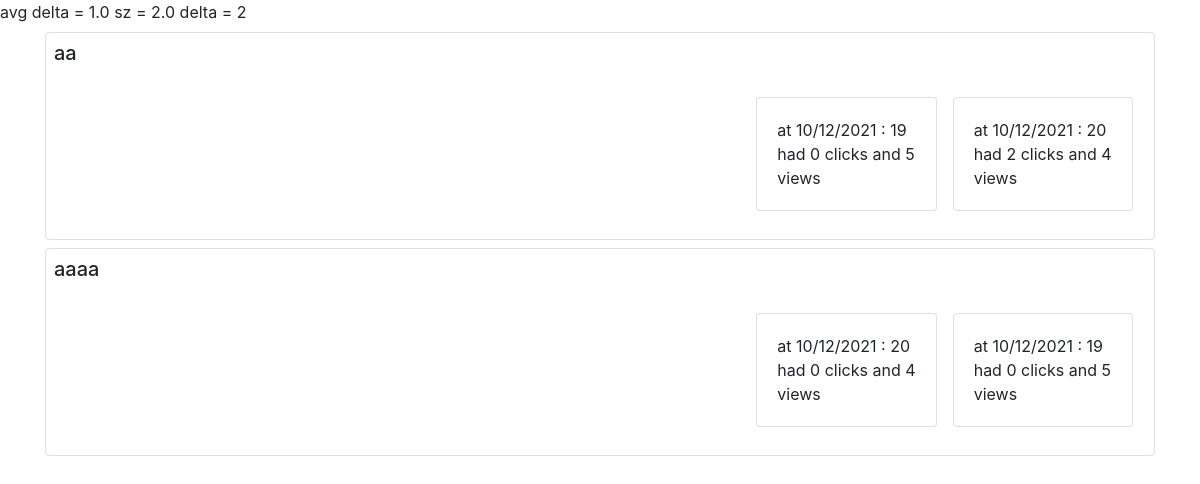
Before: /detail/ with the older database file.
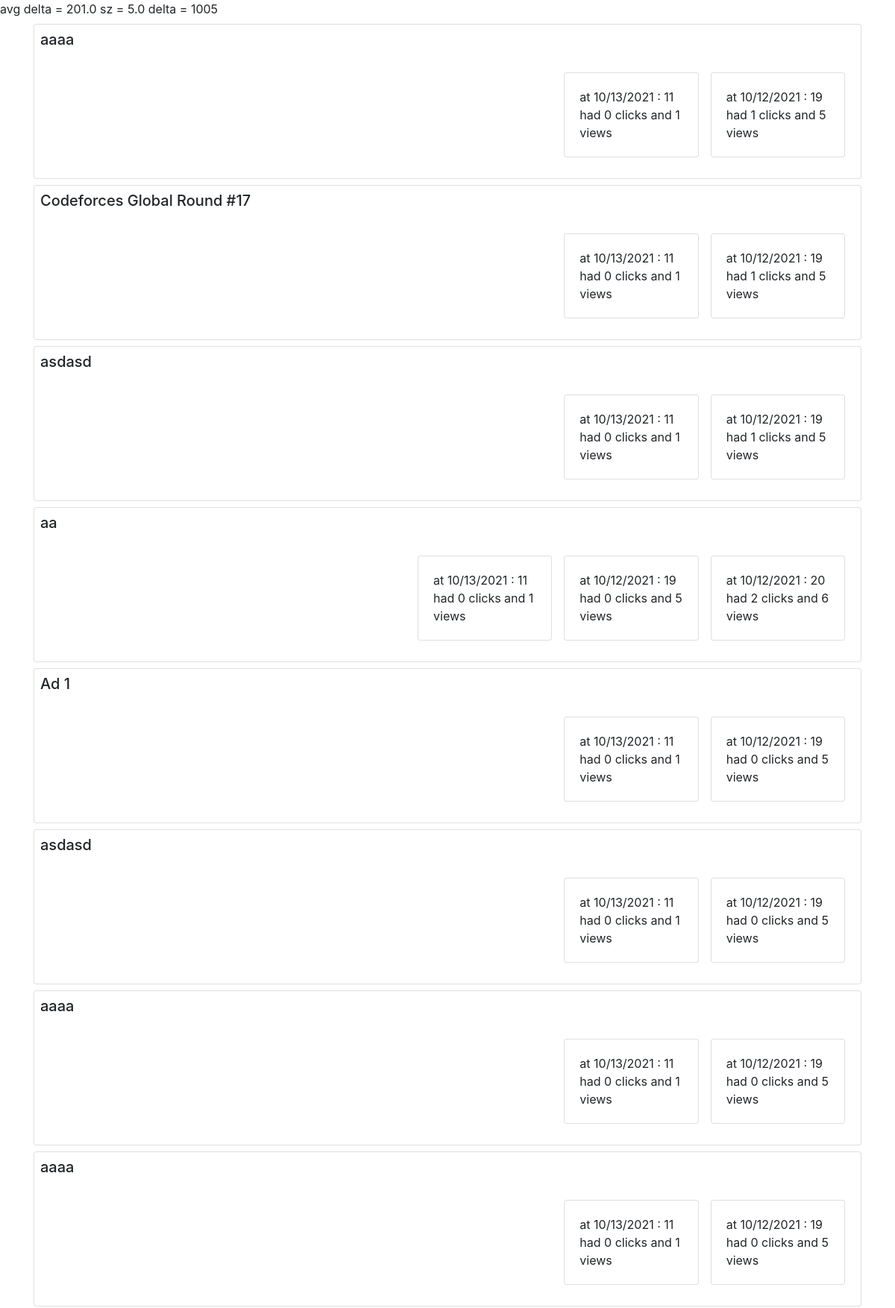
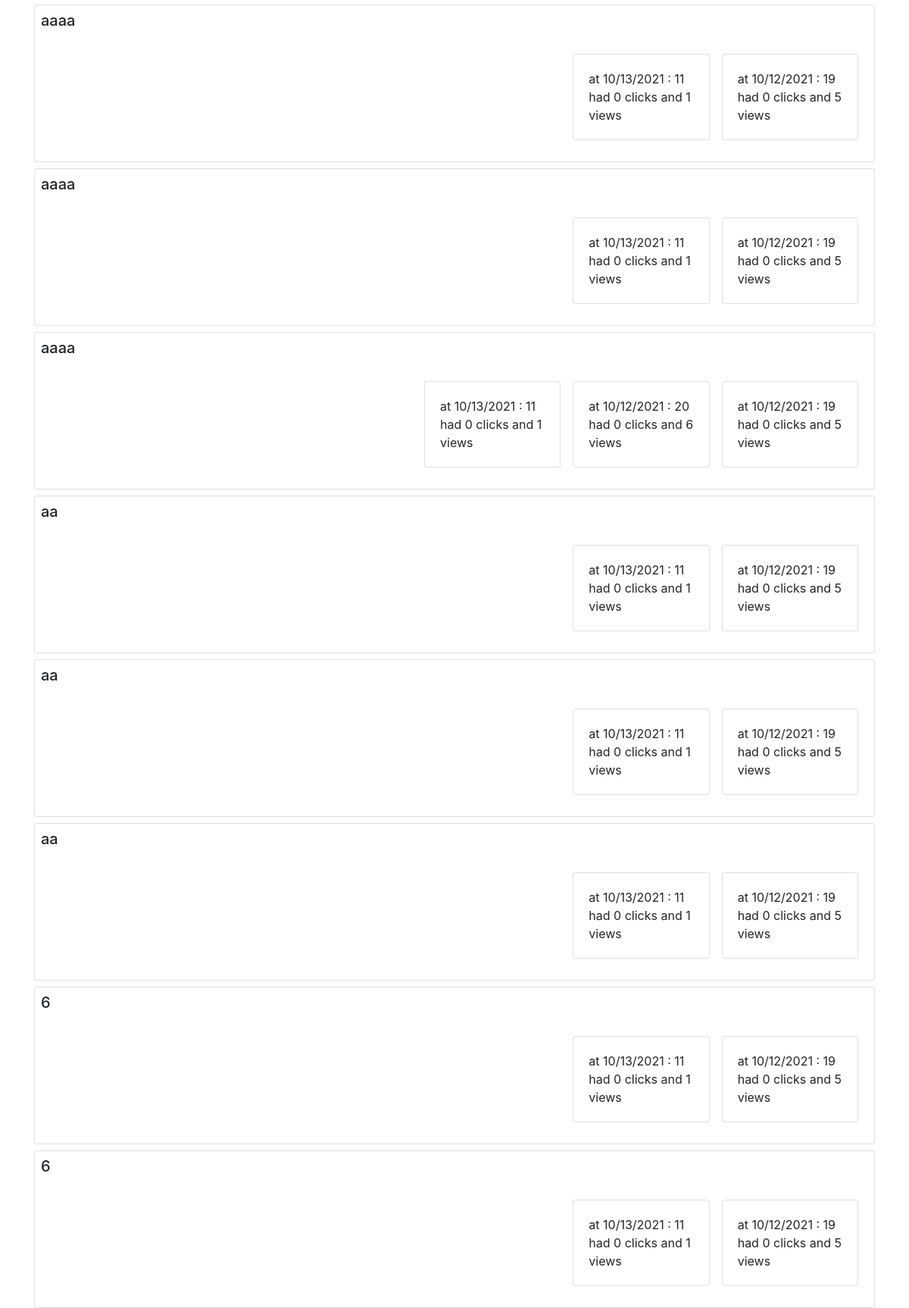
After: the same page with the newer database file (2 pictures, top to bottom).
### advertiser_management/models.py (models this page shows, shortened)
class Ad(models.Model):
    advertiser = models.ForeignKey(Advertiser, on_delete=models.CASCADE)
    title = models.CharField(max_length=100)
    imgUrl = models.CharField(max_length=500)
    link = models.CharField(max_length=500)
    approve = models.BooleanField(default=False)

### advertiser_management/views.py (the view)
# urls.py: path('detail/', DetailView.as_view(), name='detail_view'),
class DetailView(TemplateView):
    template_name = "detail.html"
    model = Ad
    def get_context_data(self, **kwargs):
        context = super().get_context_data(**kwargs)
        all_ads = Ad.objects.filter(approve__exact=True)
        all_clicks = Click.objects.filter(ad__approve__exact=True)
        all_views = View.objects.filter(ad__approve__exact=True)
        details_of_ad = {}
        for clk in all_clicks:
            ad = clk.ad
            time = clk.datetime.strftime('%m/%d/%Y : %H')
            if ad not in details_of_ad:
                details_of_ad[ad] = {}
            if time not in details_of_ad[ad]:
                details_of_ad[ad][time] = {'click': 0, 'view': 0}
            details_of_ad[ad][time]['click'] += 1
        for viw in all_views:
            ad = viw.ad
            time = viw.datetime.strftime('%m/%d/%Y : %H')
            if ad not in details_of_ad:
                details_of_ad[ad] = {}
            if time not in details_of_ad[ad]:
                details_of_ad[ad][time] = {'click': 0, 'view': 0}
            details_of_ad[ad][time]['view'] += 1
        delta = 0
        sz = 0.
        for clk in all_clicks:
            ad = clk.ad
            time = clk.datetime
            try:
                last_view = View.objects.filter(user_ip__exact=clk.user_ip, datetime__lte=time).order_by('-datetime')[0]
            except IndexError:
                last_view = clk
            td = time-last_view.datetime
            seconds = td.seconds + 86400 * td.days
            delta += seconds
            sz += 1.
        avg_delta = None
        if sz != 0:
            avg_delta = delta / sz
        context['details_of_ad'] = details_of_ad
        context['avg_delta'] = avg_delta
        context['delta'] = delta
        context['sz'] = sz
        return context

### advertiser_management/templates/detail.html (shortened to what this page needs)
<!DOCTYPE html>
<html lang="en">
<head>
    <link rel="stylesheet" href="https://stackpath.bootstrapcdn.com/bootstrap/4.3.1/css/bootstrap.min.css"
>
</head>
avg delta = {{ avg_delta }}
sz = {{ sz }}
delta = {{ delta }}
<body>
<div class="container" dir="rtl">
    {% for ad, times in details_of_ad.items %}
        <div class="card mt-2 p-2">
            <h5 class="card-title">{{ ad.title }}</h5>
            <div class="card-body">
                <div class="row">
		    {% for time, cnt in times.items %}
                <div class="card col-md-2 p-0 mx-2">
                    <a>
                        <div class="card-body">
                            <span>at {{ time }} had {{ cnt.click }} clicks and {{ cnt.view }} views</span>
                        </div>
                    </a>
                </div>
		    {% endfor %}
                </div>
            </div>
        </div>
    {% endfor %}
</div>
</body>
</html>

Changed rows visible on the page:
now on this page (row edited): Ad: title "aaaa", times "10/12/2021 : 19" "10/13/2021 : 11", click "1" "0", view "5" "1"
now on this page (row edited): Ad: title "Codeforces Global Round #17", times "10/12/2021 : 19" "10/13/2021 : 11", click "1" "0", view "5" "1"
now on this page (row edited): Ad: title "asdasd", times "10/12/2021 : 19" "10/13/2021 : 11", click "1" "0", view "5" "1"
now on this page (row edited): Ad: title "Ad 1", times "10/12/2021 : 19" "10/13/2021 : 11", click "0" "0", view "5" "1"
now on this page (row edited): Ad: title "asdasd", times "10/12/2021 : 19" "10/13/2021 : 11", click "0" "0", view "5" "1"
now on this page (row edited): Ad: title "aaaa", times "10/12/2021 : 19" "10/13/2021 : 11", click "0" "0", view "5" "1"
now on this page (row edited): Ad: title "aaaa", times "10/12/2021 : 19" "10/13/2021 : 11", click "0" "0", view "5" "1"
now on this page (row edited): Ad: title "aaaa", times "10/12/2021 : 19" "10/13/2021 : 11", click "0" "0", view "5" "1"
now on this page (row edited): Ad: title "aaaa", times "10/12/2021 : 19" "10/13/2021 : 11", click "0" "0", view "5" "1"
now on this page (row edited): Ad: title "aa", times "10/12/2021 : 19" "10/13/2021 : 11", click "0" "0", view "5" "1"
now on this page (row edited): Ad: title "aa", times "10/12/2021 : 19" "10/13/2021 : 11", click "0" "0", view "5" "1"
now on this page (row edited): Ad: title "aa", times "10/12/2021 : 19" "10/13/2021 : 11", click "0" "0", view "5" "1"
now on this page (row edited): Ad: title "6", times "10/12/2021 : 19" "10/13/2021 : 11", click "0" "0", view "5" "1"
now on this page (row edited): Ad: title "6", times "10/12/2021 : 19" "10/13/2021 : 11", click "0" "0", view "5" "1"
Other visible differences:
{{ avg_delta }}: "1.0" → "201.0"
{{ sz }}: "2.0" → "5.0"
{{ delta }}: "2" → "1005"
new list line: "at 10/12/2021 : 20 had 2 clicks and 6 views"
new list line: "at 10/13/2021 : 11 had 0 clicks and 1 views"
new list line: "at 10/12/2021 : 20 had 0 clicks and 6 views"
list line gone: "at 10/12/2021 : 20 had 2 clicks and 4 views"
list line gone: "at 10/12/2021 : 20 had 0 clicks and 4 views"
